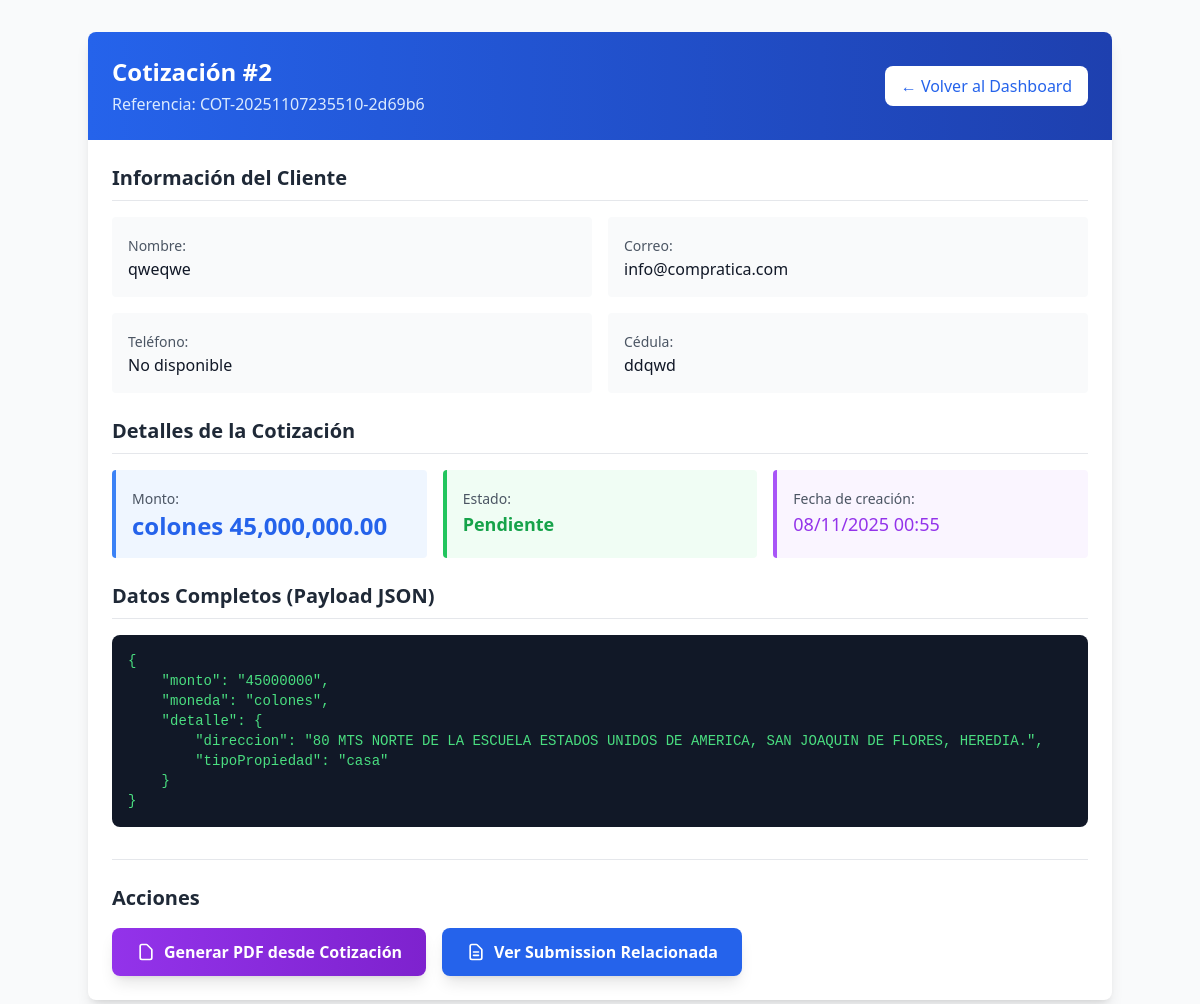
Screenshot of /admin/view_cotizacion.php?id=2&type=hogar (signed in) with the database file from the repository.
### tables this page shows
CREATE TABLE `cotizaciones` (
  `id` int UNSIGNED NOT NULL,
  `referencia` varchar(64) NOT NULL,
  `client_id` int UNSIGNED NOT NULL,
  `monto` decimal(14,2) DEFAULT NULL,
  `moneda` varchar(16) DEFAULT 'colones',
  `estado` enum('pendiente','aceptada','rechazada') NOT NULL DEFAULT 'pendiente',
  `payload` json DEFAULT NULL,
  `created_at` datetime NOT NULL DEFAULT CURRENT_TIMESTAMP
);

CREATE TABLE `clients` (
  `id` int UNSIGNED NOT NULL,
  `cedula` varchar(64) NOT NULL,
  `nombre` varchar(255) NOT NULL,
  `correo` varchar(255) DEFAULT NULL,
  `telefono` varchar(64) DEFAULT NULL,
  `created_at` datetime NOT NULL DEFAULT CURRENT_TIMESTAMP
);

### admin/view_cotizacion.php (the view, shortened to what this page needs)
<?php
require_once __DIR__ . '/../includes/db.php';
$id = intval($_GET['id'] ?? 0);
$stmt = $pdo->prepare("
    SELECT co.*,
           cl.nombre AS cliente_nombre,
           cl.correo AS cliente_correo,
           cl.telefono AS cliente_telefono,
           cl.cedula AS cliente_cedula
    FROM cotizaciones co
    LEFT JOIN clients cl ON co.client_id = cl.id
    WHERE co.id = ?
");
$stmt->execute([$id]);
$row = $stmt->fetch();
$payload = json_decode($row['payload'], true);
$type = htmlspecialchars($_GET['type'] ?? 'hogar');
?>
<!doctype html>
<html lang="es">
<head>
  <script src="https://cdn.tailwindcss.com"></script>
</head>
<body class="bg-gray-50 min-h-screen">
  <div class="p-8">
    <div class="max-w-5xl mx-auto bg-white rounded-lg shadow-lg">
      <div class="bg-gradient-to-r from-blue-600 to-blue-800 text-white p-6 rounded-t-lg">
        <div class="flex justify-between items-center">
          <div>
            <h1 class="text-2xl font-bold">Cotización #<?= $id ?></h1>
            <p class="text-blue-100 mt-1">Referencia: <?= htmlspecialchars($row['referencia']) ?></p>
          </div>
          <a href="/admin/dashboard.php?type=<?= $type ?>"
             class="bg-white text-blue-600 px-4 py-2 rounded-lg hover:bg-blue-50 transition">
            ← Volver al Dashboard
          </a>
        </div>
      </div>
      <div class="p-6">
        <section class="mb-6">
          <h2 class="text-xl font-semibold mb-4 text-gray-800 border-b pb-2">Información del Cliente</h2>
          <div class="grid grid-cols-1 md:grid-cols-2 gap-4">
            <div class="bg-gray-50 p-4 rounded">
              <label class="text-sm text-gray-600 font-medium">Nombre:</label>
              <p class="text-gray-900 font-medium"><?= htmlspecialchars($row['cliente_nombre'] ?? 'No disponible') ?></p>
            </div>
            <div class="bg-gray-50 p-4 rounded">
              <label class="text-sm text-gray-600 font-medium">Correo:</label>
              <p class="text-gray-900"><?= htmlspecialchars($row['cliente_correo'] ?? 'No disponible') ?></p>
            </div>
            <div class="bg-gray-50 p-4 rounded">
              <label class="text-sm text-gray-600 font-medium">Teléfono:</label>
              <p class="text-gray-900"><?= htmlspecialchars($row['cliente_telefono'] ?? 'No disponible') ?></p>
            </div>
            <div class="bg-gray-50 p-4 rounded">
              <label class="text-sm text-gray-600 font-medium">Cédula:</label>
              <p class="text-gray-900"><?= htmlspecialchars($row['cliente_cedula'] ?? 'No disponible') ?></p>
            </div>
          </div>
        </section>
        <section class="mb-6">
          <h2 class="text-xl font-semibold mb-4 text-gray-800 border-b pb-2">Detalles de la Cotización</h2>
          <div class="grid grid-cols-1 md:grid-cols-3 gap-4">
            <div class="bg-blue-50 p-4 rounded border-l-4 border-blue-500">
              <label class="text-sm text-gray-600 font-medium">Monto:</label>
              <p class="text-2xl font-bold text-blue-600"><?= htmlspecialchars($row['moneda'] ?? 'USD') ?> <?= number_format($row['monto'] ?? 0, 2) ?></p>
            </div>
            <div class="bg-green-50 p-4 rounded border-l-4 border-green-500">
              <label class="text-sm text-gray-600 font-medium">Estado:</label>
              <p class="text-lg font-semibold text-green-600 capitalize"><?= htmlspecialchars($row['estado']) ?></p>
            </div>
            <div class="bg-purple-50 p-4 rounded border-l-4 border-purple-500">
              <label class="text-sm text-gray-600 font-medium">Fecha de creación:</label>
              <p class="text-lg font-medium text-purple-600"><?= date('d/m/Y H:i', strtotime($row['created_at'])) ?></p>
            </div>
          </div>
        </section>
        <section class="mb-6">
          <h2 class="text-xl font-semibold mb-4 text-gray-800 border-b pb-2">Datos Completos (Payload JSON)</h2>
          <div class="bg-gray-900 text-green-400 p-4 rounded-lg overflow-x-auto">
            <pre class="text-sm font-mono"><?= htmlspecialchars(json_encode($payload, JSON_PRETTY_PRINT | JSON_UNESCAPED_UNICODE)) ?></pre>
          </div>
        </section>
        <section class="mt-8 border-t pt-6">
          <h2 class="text-xl font-semibold mb-4 text-gray-800">Acciones</h2>
          <div class="flex flex-wrap gap-4">
            <form action="/admin/pdf_generator.php" method="post" class="inline">
              <button type="submit"
                      class="bg-gradient-to-r from-purple-600 to-purple-700 hover:from-purple-700 hover:to-purple-800 text-white px-6 py-3 rounded-lg font-semibold shadow-lg transition transform hover:scale-105 flex items-center gap-2">
                <svg class="w-5 h-5" fill="none" stroke="currentColor" viewBox="0 0 24 24">
                  <path stroke-linecap="round" stroke-linejoin="round" stroke-width="2" d="M7 21h10a2 2 0 002-2V9.414a1 1 0 00-.293-.707l-5.414-5.414A1 1 0 0012.586 3H7a2 2 0 00-2 2v14a2 2 0 002 2z"></path>
                </svg>
                Generar PDF desde Cotización
              </button>
            </form>
            <?php
            $stmtSub = $pdo->prepare("SELECT id FROM submissions WHERE referencia_cot = ? OR email = ? LIMIT 1");
            $stmtSub->execute([$id, $row['cliente_correo']]);
            $relatedSubmission = $stmtSub->fetch();
            if ($relatedSubmission): ?>
              <a href="/admin/view_submission.php?id=<?= $relatedSubmission['id'] ?>&type=<?= $type ?>"
                 class="bg-blue-600 hover:bg-blue-700 text-white px-6 py-3 rounded-lg font-semibold shadow-lg transition transform hover:scale-105 flex items-center gap-2">
                <svg class="w-5 h-5" fill="none" stroke="currentColor" viewBox="0 0 24 24">
                  <path stroke-linecap="round" stroke-linejoin="round" stroke-width="2" d="M9 12h6m-6 4h6m2 5H7a2 2 0 01-2-2V5a2 2 0 012-2h5.586a1 1 0 01.707.293l5.414 5.414a1 1 0 01.293.707V19a2 2 0 01-2 2z"></path>
                </svg>
                Ver Submission Relacionada
              </a>
            <?php endif; ?>
          </div>
        </section>
      </div>
    </div>
  </div>
</body>
</html>

### rows the page displays
cotizaciones: referencia "COT-20251107235510-2d69b6", client.nombre "qweqwe", client.correo "info@compratica.com", client.telefono "No disponible", client.cedula "ddqwd", moneda "colones", monto "45,000,000.00", estado "Pendiente", created_at "08/11/2025 00:55", payload "{ \"monto\": \"45000000\", \"moneda\": \"colones\", \"detalle\": { \"direccion\": \"80 MTS NORTE DE LA ESCUELA ESTADOS UNIDOS DE AMERICA, SAN JOAQUIN DE FLORES, HEREDIA.\", \"tipoPropiedad\": \"casa\" } }"

### other values shown
$id "2"
